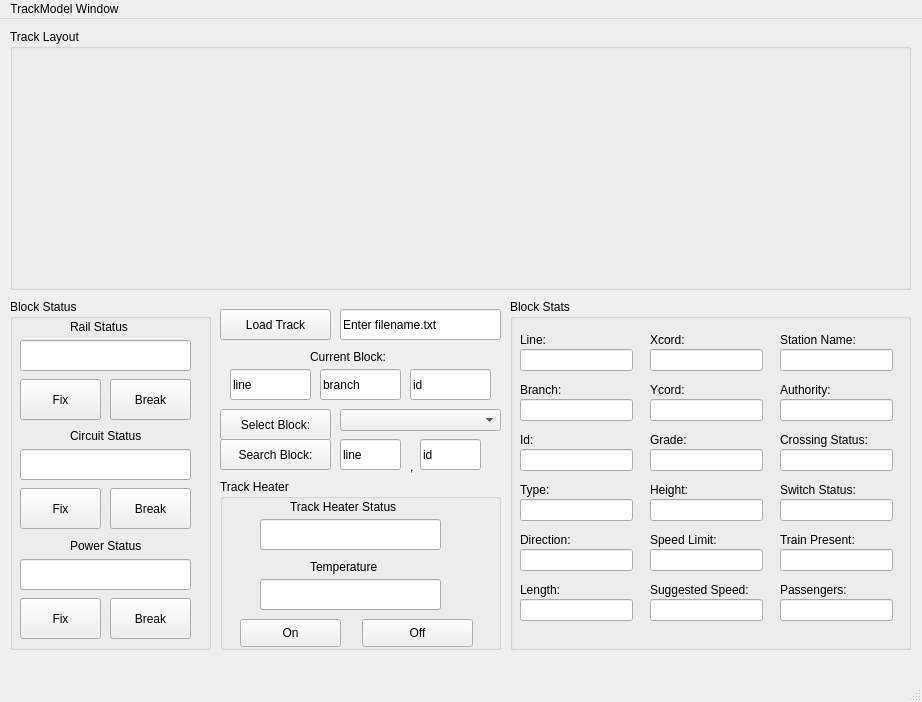
<?xml version="1.0" encoding="UTF-8"?>
<ui version="4.0">
 <class>TrackModel</class>
 <widget class="QMainWindow" name="TrackModel">
  <property name="geometry">
   <rect>
    <x>0</x>
    <y>0</y>
    <width>922</width>
    <height>702</height>
   </rect>
  </property>
  <property name="windowTitle">
   <string>TrackModel</string>
  </property>
  <widget class="QWidget" name="centralwidget">
   <widget class="QGroupBox" name="trackLayoutGroupBox">
    <property name="geometry">
     <rect>
      <x>10</x>
      <y>10</y>
      <width>901</width>
      <height>261</height>
     </rect>
    </property>
    <property name="title">
     <string>Track Layout</string>
    </property>
   </widget>
   <widget class="QGroupBox" name="blockStatusGroupBox">
    <property name="geometry">
     <rect>
      <x>10</x>
      <y>280</y>
      <width>201</width>
      <height>351</height>
     </rect>
    </property>
    <property name="title">
     <string>Block Status</string>
    </property>
    <widget class="QPushButton" name="railStatusFixButton">
     <property name="geometry">
      <rect>
       <x>10</x>
       <y>80</y>
       <width>81</width>
       <height>41</height>
      </rect>
     </property>
     <property name="text">
      <string>Fix</string>
     </property>
    </widget>
    <widget class="QPushButton" name="railStatusBreakButton">
     <property name="geometry">
      <rect>
       <x>100</x>
       <y>80</y>
       <width>81</width>
       <height>41</height>
      </rect>
     </property>
     <property name="text">
      <string>Break</string>
     </property>
    </widget>
    <widget class="QLabel" name="railStatusLabel">
     <property name="geometry">
      <rect>
       <x>60</x>
       <y>20</y>
       <width>71</width>
       <height>16</height>
      </rect>
     </property>
     <property name="text">
      <string>Rail Status</string>
     </property>
    </widget>
    <widget class="QLineEdit" name="railStatusTextBox">
     <property name="geometry">
      <rect>
       <x>10</x>
       <y>41</y>
       <width>171</width>
       <height>31</height>
      </rect>
     </property>
     <property name="text">
      <string/>
     </property>
    </widget>
    <widget class="QPushButton" name="circuitStatusFix">
     <property name="geometry">
      <rect>
       <x>10</x>
       <y>189</y>
       <width>81</width>
       <height>41</height>
      </rect>
     </property>
     <property name="text">
      <string>Fix</string>
     </property>
    </widget>
    <widget class="QLabel" name="circuitStatusLabel">
     <property name="geometry">
      <rect>
       <x>60</x>
       <y>129</y>
       <width>81</width>
       <height>16</height>
      </rect>
     </property>
     <property name="text">
      <string>Circuit Status</string>
     </property>
    </widget>
    <widget class="QPushButton" name="circuitStatusBreak">
     <property name="geometry">
      <rect>
       <x>100</x>
       <y>189</y>
       <width>81</width>
       <height>41</height>
      </rect>
     </property>
     <property name="text">
      <string>Break</string>
     </property>
    </widget>
    <widget class="QLineEdit" name="circuitStatusTextBox">
     <property name="geometry">
      <rect>
       <x>10</x>
       <y>150</y>
       <width>171</width>
       <height>31</height>
      </rect>
     </property>
     <property name="text">
      <string/>
     </property>
    </widget>
    <widget class="QLineEdit" name="powerStatusTextBox">
     <property name="geometry">
      <rect>
       <x>10</x>
       <y>260</y>
       <width>171</width>
       <height>31</height>
      </rect>
     </property>
     <property name="text">
      <string/>
     </property>
    </widget>
    <widget class="QPushButton" name="powerStatusBreak">
     <property name="geometry">
      <rect>
       <x>100</x>
       <y>299</y>
       <width>81</width>
       <height>41</height>
      </rect>
     </property>
     <property name="text">
      <string>Break</string>
     </property>
    </widget>
    <widget class="QLabel" name="powerStatusLabel">
     <property name="geometry">
      <rect>
       <x>60</x>
       <y>239</y>
       <width>81</width>
       <height>16</height>
      </rect>
     </property>
     <property name="text">
      <string>Power Status</string>
     </property>
    </widget>
    <widget class="QPushButton" name="powerStatusFix">
     <property name="geometry">
      <rect>
       <x>10</x>
       <y>299</y>
       <width>81</width>
       <height>41</height>
      </rect>
     </property>
     <property name="text">
      <string>Fix</string>
     </property>
    </widget>
   </widget>
   <widget class="QPushButton" name="loadTrackButton">
    <property name="geometry">
     <rect>
      <x>220</x>
      <y>290</y>
      <width>111</width>
      <height>31</height>
     </rect>
    </property>
    <property name="text">
     <string>Load Track</string>
    </property>
   </widget>
   <widget class="QPushButton" name="searchBlockButton">
    <property name="geometry">
     <rect>
      <x>220</x>
      <y>420</y>
      <width>111</width>
      <height>31</height>
     </rect>
    </property>
    <property name="text">
     <string>Search Block:</string>
    </property>
   </widget>
   <widget class="QLineEdit" name="loadTrackTextBox">
    <property name="geometry">
     <rect>
      <x>340</x>
      <y>290</y>
      <width>161</width>
      <height>31</height>
     </rect>
    </property>
    <property name="text">
     <string>Enter filename.txt</string>
    </property>
   </widget>
   <widget class="QLineEdit" name="searchBlockTextBoxLine">
    <property name="geometry">
     <rect>
      <x>340</x>
      <y>420</y>
      <width>61</width>
      <height>31</height>
     </rect>
    </property>
    <property name="text">
     <string>line</string>
    </property>
   </widget>
   <widget class="QLabel" name="currentBlockLabel">
    <property name="geometry">
     <rect>
      <x>310</x>
      <y>330</y>
      <width>141</width>
      <height>16</height>
     </rect>
    </property>
    <property name="text">
     <string>Current Block:</string>
    </property>
   </widget>
   <widget class="QLineEdit" name="currentBlockTextBoxLine">
    <property name="geometry">
     <rect>
      <x>230</x>
      <y>350</y>
      <width>81</width>
      <height>31</height>
     </rect>
    </property>
    <property name="text">
     <string>line</string>
    </property>
   </widget>
   <widget class="QComboBox" name="selectBlockDropdownBox">
    <property name="geometry">
     <rect>
      <x>340</x>
      <y>390</y>
      <width>161</width>
      <height>22</height>
     </rect>
    </property>
   </widget>
   <widget class="QGroupBox" name="trackHeaterGroupBox">
    <property name="geometry">
     <rect>
      <x>220</x>
      <y>460</y>
      <width>281</width>
      <height>171</height>
     </rect>
    </property>
    <property name="title">
     <string>Track Heater</string>
    </property>
    <widget class="QLabel" name="trackHeaterStatusLabel">
     <property name="geometry">
      <rect>
       <x>70</x>
       <y>20</y>
       <width>121</width>
       <height>16</height>
      </rect>
     </property>
     <property name="text">
      <string>Track Heater Status</string>
     </property>
    </widget>
    <widget class="QLineEdit" name="trackHeaterStatusTextBox">
     <property name="geometry">
      <rect>
       <x>40</x>
       <y>40</y>
       <width>181</width>
       <height>31</height>
      </rect>
     </property>
     <property name="text">
      <string/>
     </property>
    </widget>
    <widget class="QLabel" name="trackHeaterTemperatureLabel">
     <property name="geometry">
      <rect>
       <x>90</x>
       <y>80</y>
       <width>121</width>
       <height>16</height>
      </rect>
     </property>
     <property name="text">
      <string>Temperature</string>
     </property>
    </widget>
    <widget class="QLineEdit" name="trackHeaterTemperatureTextBox">
     <property name="geometry">
      <rect>
       <x>40</x>
       <y>100</y>
       <width>181</width>
       <height>31</height>
      </rect>
     </property>
     <property name="text">
      <string/>
     </property>
    </widget>
    <widget class="QPushButton" name="trackHeaterOnButton">
     <property name="geometry">
      <rect>
       <x>20</x>
       <y>140</y>
       <width>101</width>
       <height>28</height>
      </rect>
     </property>
     <property name="text">
      <string>On</string>
     </property>
    </widget>
    <widget class="QPushButton" name="trackHeaterOffButton">
     <property name="geometry">
      <rect>
       <x>142</x>
       <y>140</y>
       <width>111</width>
       <height>28</height>
      </rect>
     </property>
     <property name="text">
      <string>Off</string>
     </property>
    </widget>
   </widget>
   <widget class="QGroupBox" name="groupBox">
    <property name="geometry">
     <rect>
      <x>510</x>
      <y>280</y>
      <width>401</width>
      <height>351</height>
     </rect>
    </property>
    <property name="title">
     <string>Block Stats</string>
    </property>
    <widget class="QLabel" name="lineLabel">
     <property name="geometry">
      <rect>
       <x>10</x>
       <y>30</y>
       <width>55</width>
       <height>21</height>
      </rect>
     </property>
     <property name="text">
      <string>Line:</string>
     </property>
    </widget>
    <widget class="QLineEdit" name="lineTextBox">
     <property name="geometry">
      <rect>
       <x>10</x>
       <y>50</y>
       <width>113</width>
       <height>22</height>
      </rect>
     </property>
    </widget>
    <widget class="QLabel" name="branchLabel">
     <property name="geometry">
      <rect>
       <x>10</x>
       <y>80</y>
       <width>55</width>
       <height>21</height>
      </rect>
     </property>
     <property name="text">
      <string>Branch:</string>
     </property>
    </widget>
    <widget class="QLineEdit" name="branchTextBox">
     <property name="geometry">
      <rect>
       <x>10</x>
       <y>100</y>
       <width>113</width>
       <height>22</height>
      </rect>
     </property>
    </widget>
    <widget class="QLabel" name="idLabel">
     <property name="geometry">
      <rect>
       <x>10</x>
       <y>130</y>
       <width>55</width>
       <height>21</height>
      </rect>
     </property>
     <property name="text">
      <string>Id:</string>
     </property>
    </widget>
    <widget class="QLineEdit" name="idTextBox">
     <property name="geometry">
      <rect>
       <x>10</x>
       <y>150</y>
       <width>113</width>
       <height>22</height>
      </rect>
     </property>
    </widget>
    <widget class="QLineEdit" name="typeTextBox">
     <property name="geometry">
      <rect>
       <x>10</x>
       <y>200</y>
       <width>113</width>
       <height>22</height>
      </rect>
     </property>
    </widget>
    <widget class="QLabel" name="typeLabel">
     <property name="geometry">
      <rect>
       <x>10</x>
       <y>180</y>
       <width>55</width>
       <height>21</height>
      </rect>
     </property>
     <property name="text">
      <string>Type:</string>
     </property>
    </widget>
    <widget class="QLabel" name="directionLabel">
     <property name="geometry">
      <rect>
       <x>10</x>
       <y>230</y>
       <width>55</width>
       <height>21</height>
      </rect>
     </property>
     <property name="text">
      <string>Direction:</string>
     </property>
    </widget>
    <widget class="QLineEdit" name="directionTextBox">
     <property name="geometry">
      <rect>
       <x>10</x>
       <y>250</y>
       <width>113</width>
       <height>22</height>
      </rect>
     </property>
    </widget>
    <widget class="QLineEdit" name="lengthTextBox">
     <property name="geometry">
      <rect>
       <x>10</x>
       <y>300</y>
       <width>113</width>
       <height>22</height>
      </rect>
     </property>
    </widget>
    <widget class="QLabel" name="lengthLabel">
     <property name="geometry">
      <rect>
       <x>10</x>
       <y>280</y>
       <width>55</width>
       <height>21</height>
      </rect>
     </property>
     <property name="text">
      <string>Length:</string>
     </property>
    </widget>
    <widget class="QLineEdit" name="gradeTextBox">
     <property name="geometry">
      <rect>
       <x>140</x>
       <y>150</y>
       <width>113</width>
       <height>22</height>
      </rect>
     </property>
    </widget>
    <widget class="QLabel" name="heightLabel">
     <property name="geometry">
      <rect>
       <x>140</x>
       <y>180</y>
       <width>55</width>
       <height>21</height>
      </rect>
     </property>
     <property name="text">
      <string>Height:</string>
     </property>
    </widget>
    <widget class="QLabel" name="xCordLabel">
     <property name="geometry">
      <rect>
       <x>140</x>
       <y>30</y>
       <width>55</width>
       <height>21</height>
      </rect>
     </property>
     <property name="text">
      <string>Xcord:</string>
     </property>
    </widget>
    <widget class="QLineEdit" name="xCordTextBox">
     <property name="geometry">
      <rect>
       <x>140</x>
       <y>50</y>
       <width>113</width>
       <height>22</height>
      </rect>
     </property>
    </widget>
    <widget class="QLabel" name="suggestedSpeedLabel">
     <property name="geometry">
      <rect>
       <x>140</x>
       <y>280</y>
       <width>111</width>
       <height>21</height>
      </rect>
     </property>
     <property name="text">
      <string>Suggested Speed:</string>
     </property>
    </widget>
    <widget class="QLabel" name="yCordLabel">
     <property name="geometry">
      <rect>
       <x>140</x>
       <y>80</y>
       <width>55</width>
       <height>21</height>
      </rect>
     </property>
     <property name="text">
      <string>Ycord:</string>
     </property>
    </widget>
    <widget class="QLineEdit" name="yCordTextBox">
     <property name="geometry">
      <rect>
       <x>140</x>
       <y>100</y>
       <width>113</width>
       <height>22</height>
      </rect>
     </property>
    </widget>
    <widget class="QLineEdit" name="suggestedSpeedTextBox">
     <property name="geometry">
      <rect>
       <x>140</x>
       <y>300</y>
       <width>113</width>
       <height>22</height>
      </rect>
     </property>
    </widget>
    <widget class="QLineEdit" name="heightTextBox">
     <property name="geometry">
      <rect>
       <x>140</x>
       <y>200</y>
       <width>113</width>
       <height>22</height>
      </rect>
     </property>
    </widget>
    <widget class="QLineEdit" name="speedLimitTextBox">
     <property name="geometry">
      <rect>
       <x>140</x>
       <y>250</y>
       <width>113</width>
       <height>22</height>
      </rect>
     </property>
    </widget>
    <widget class="QLabel" name="speedLimitLabel">
     <property name="geometry">
      <rect>
       <x>140</x>
       <y>230</y>
       <width>81</width>
       <height>21</height>
      </rect>
     </property>
     <property name="text">
      <string>Speed Limit:</string>
     </property>
    </widget>
    <widget class="QLabel" name="gradeLabel">
     <property name="geometry">
      <rect>
       <x>140</x>
       <y>130</y>
       <width>55</width>
       <height>21</height>
      </rect>
     </property>
     <property name="text">
      <string>Grade:</string>
     </property>
    </widget>
    <widget class="QLabel" name="crossingStatusLabel">
     <property name="geometry">
      <rect>
       <x>270</x>
       <y>130</y>
       <width>111</width>
       <height>21</height>
      </rect>
     </property>
     <property name="text">
      <string>Crossing Status:</string>
     </property>
    </widget>
    <widget class="QLabel" name="switchStatusLabel">
     <property name="geometry">
      <rect>
       <x>270</x>
       <y>180</y>
       <width>111</width>
       <height>21</height>
      </rect>
     </property>
     <property name="text">
      <string>Switch Status:</string>
     </property>
    </widget>
    <widget class="QLineEdit" name="switchStatusTextBox">
     <property name="geometry">
      <rect>
       <x>270</x>
       <y>200</y>
       <width>113</width>
       <height>22</height>
      </rect>
     </property>
    </widget>
    <widget class="QLineEdit" name="passengersTextBox">
     <property name="geometry">
      <rect>
       <x>270</x>
       <y>300</y>
       <width>113</width>
       <height>22</height>
      </rect>
     </property>
    </widget>
    <widget class="QLineEdit" name="trainPresentTextBox">
     <property name="geometry">
      <rect>
       <x>270</x>
       <y>250</y>
       <width>113</width>
       <height>22</height>
      </rect>
     </property>
    </widget>
    <widget class="QLabel" name="trainPresentLabel">
     <property name="geometry">
      <rect>
       <x>270</x>
       <y>230</y>
       <width>111</width>
       <height>21</height>
      </rect>
     </property>
     <property name="text">
      <string>Train Present:</string>
     </property>
    </widget>
    <widget class="QLabel" name="passengersLabel">
     <property name="geometry">
      <rect>
       <x>270</x>
       <y>280</y>
       <width>101</width>
       <height>21</height>
      </rect>
     </property>
     <property name="text">
      <string>Passengers:</string>
     </property>
    </widget>
    <widget class="QLabel" name="stationNameLabel">
     <property name="geometry">
      <rect>
       <x>270</x>
       <y>30</y>
       <width>101</width>
       <height>21</height>
      </rect>
     </property>
     <property name="text">
      <string>Station Name:</string>
     </property>
    </widget>
    <widget class="QLineEdit" name="stationNameTextBox">
     <property name="geometry">
      <rect>
       <x>270</x>
       <y>50</y>
       <width>113</width>
       <height>22</height>
      </rect>
     </property>
    </widget>
    <widget class="QLabel" name="authorityLabel">
     <property name="geometry">
      <rect>
       <x>270</x>
       <y>80</y>
       <width>55</width>
       <height>21</height>
      </rect>
     </property>
     <property name="text">
      <string>Authority:</string>
     </property>
    </widget>
    <widget class="QLineEdit" name="authorityTextBox">
     <property name="geometry">
      <rect>
       <x>270</x>
       <y>100</y>
       <width>113</width>
       <height>22</height>
      </rect>
     </property>
    </widget>
    <widget class="QLineEdit" name="crossingStatusTextBox">
     <property name="geometry">
      <rect>
       <x>270</x>
       <y>150</y>
       <width>113</width>
       <height>22</height>
      </rect>
     </property>
    </widget>
   </widget>
   <widget class="QLineEdit" name="searchBlockTextBoxId">
    <property name="geometry">
     <rect>
      <x>420</x>
      <y>420</y>
      <width>61</width>
      <height>31</height>
     </rect>
    </property>
    <property name="text">
     <string>id</string>
    </property>
   </widget>
   <widget class="QLabel" name="searchBlockCommaLabel">
    <property name="geometry">
     <rect>
      <x>410</x>
      <y>440</y>
      <width>55</width>
      <height>16</height>
     </rect>
    </property>
    <property name="text">
     <string>,</string>
    </property>
   </widget>
   <widget class="QLineEdit" name="currentBlockTextBoxBranch">
    <property name="geometry">
     <rect>
      <x>320</x>
      <y>350</y>
      <width>81</width>
      <height>31</height>
     </rect>
    </property>
    <property name="text">
     <string>branch</string>
    </property>
   </widget>
   <widget class="QLineEdit" name="currentBlockTextBoxId">
    <property name="geometry">
     <rect>
      <x>410</x>
      <y>350</y>
      <width>81</width>
      <height>31</height>
     </rect>
    </property>
    <property name="text">
     <string>id</string>
    </property>
   </widget>
   <widget class="QPushButton" name="selectBlockButton">
    <property name="geometry">
     <rect>
      <x>220</x>
      <y>390</y>
      <width>111</width>
      <height>31</height>
     </rect>
    </property>
    <property name="text">
     <string>Select Block:</string>
    </property>
   </widget>
  </widget>
  <widget class="QStatusBar" name="statusbar"/>
  <widget class="QMenuBar" name="menubar">
   <property name="geometry">
    <rect>
     <x>0</x>
     <y>0</y>
     <width>922</width>
     <height>26</height>
    </rect>
   </property>
   <widget class="QMenu" name="menuTrackModel">
    <property name="title">
     <string>TrackModel Window</string>
    </property>
   </widget>
   <addaction name="menuTrackModel"/>
  </widget>
 </widget>
 <resources/>
 <connections/>
</ui>
